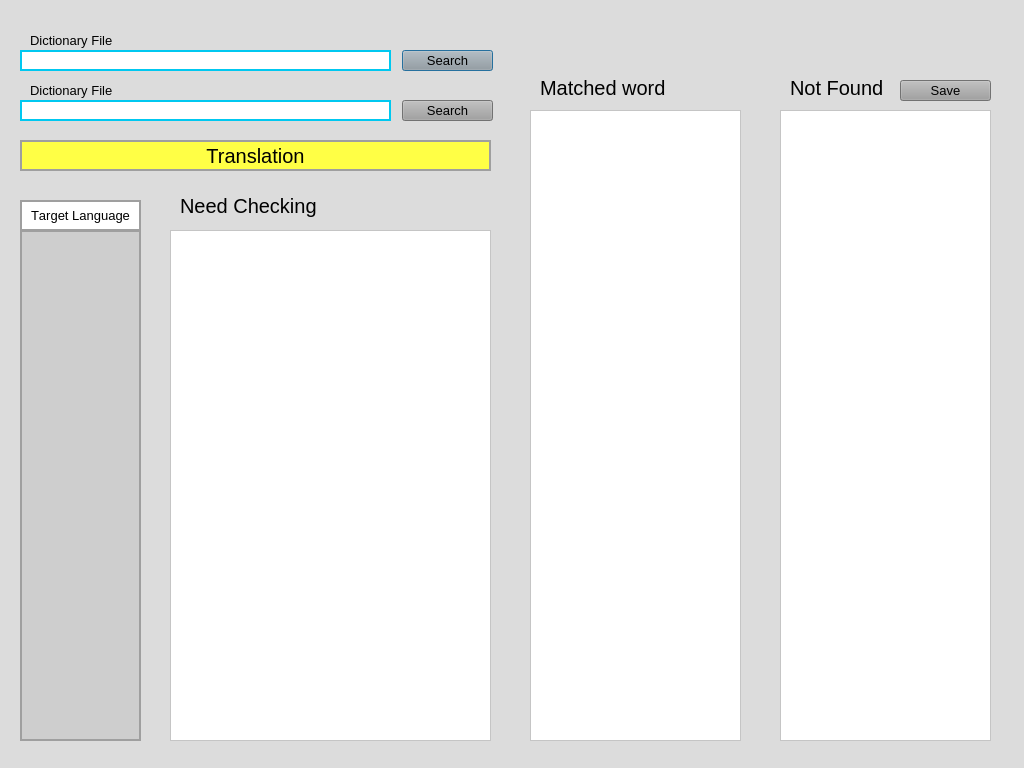
<?xml version="1.0" encoding="UTF-8"?>
<ui version="4.0">
 <class>Dialog</class>
 <widget class="QDialog" name="Dialog">
  <property name="geometry">
   <rect>
    <x>0</x>
    <y>0</y>
    <width>1024</width>
    <height>768</height>
   </rect>
  </property>
  <property name="font">
   <font>
    <kerning>false</kerning>
   </font>
  </property>
  <property name="windowTitle">
   <string>Dialog</string>
  </property>
  <property name="styleSheet">
   <string notr="true">background-color:rgb(220, 220, 220);</string>
  </property>
  <widget class="QPushButton" name="di_search">
   <property name="geometry">
    <rect>
     <x>402</x>
     <y>50</y>
     <width>91</width>
     <height>21</height>
    </rect>
   </property>
   <property name="font">
    <font>
     <pointsize>10</pointsize>
    </font>
   </property>
   <property name="styleSheet">
    <string notr="true">background-color:rgb(159, 159, 159);</string>
   </property>
   <property name="text">
    <string>Search</string>
   </property>
  </widget>
  <widget class="QLineEdit" name="dictionary_line">
   <property name="geometry">
    <rect>
     <x>20</x>
     <y>50</y>
     <width>371</width>
     <height>21</height>
    </rect>
   </property>
   <property name="styleSheet">
    <string notr="true">background-color:rgb(255, 255, 255);
border: 2px solid rgb(0, 200, 240);
</string>
   </property>
  </widget>
  <widget class="QLabel" name="label">
   <property name="geometry">
    <rect>
     <x>30</x>
     <y>30</y>
     <width>111</width>
     <height>20</height>
    </rect>
   </property>
   <property name="font">
    <font>
     <pointsize>10</pointsize>
    </font>
   </property>
   <property name="text">
    <string>Dictionary File</string>
   </property>
   <property name="textFormat">
    <enum>Qt::AutoText</enum>
   </property>
   <property name="scaledContents">
    <bool>false</bool>
   </property>
  </widget>
  <widget class="QLabel" name="label_2">
   <property name="geometry">
    <rect>
     <x>30</x>
     <y>80</y>
     <width>111</width>
     <height>21</height>
    </rect>
   </property>
   <property name="font">
    <font>
     <pointsize>10</pointsize>
    </font>
   </property>
   <property name="text">
    <string>Dictionary File</string>
   </property>
   <property name="textFormat">
    <enum>Qt::AutoText</enum>
   </property>
   <property name="scaledContents">
    <bool>false</bool>
   </property>
  </widget>
  <widget class="QPushButton" name="xml_search">
   <property name="geometry">
    <rect>
     <x>402</x>
     <y>100</y>
     <width>91</width>
     <height>21</height>
    </rect>
   </property>
   <property name="font">
    <font>
     <pointsize>10</pointsize>
    </font>
   </property>
   <property name="styleSheet">
    <string notr="true">background-color:rgb(159, 159, 159);</string>
   </property>
   <property name="text">
    <string>Search</string>
   </property>
  </widget>
  <widget class="QLineEdit" name="xml_line">
   <property name="geometry">
    <rect>
     <x>20</x>
     <y>100</y>
     <width>371</width>
     <height>21</height>
    </rect>
   </property>
   <property name="styleSheet">
    <string notr="true">background-color:rgb(255, 255, 255);
border: 2px solid rgb(0, 200, 240);
</string>
   </property>
  </widget>
  <widget class="QListView" name="listView">
   <property name="geometry">
    <rect>
     <x>20</x>
     <y>230</y>
     <width>121</width>
     <height>511</height>
    </rect>
   </property>
   <property name="styleSheet">
    <string notr="true">background-color:rgb(206, 206, 206);
border: 2px solid rgb(159,159,159);</string>
   </property>
  </widget>
  <widget class="QTableView" name="tableView">
   <property name="geometry">
    <rect>
     <x>780</x>
     <y>110</y>
     <width>211</width>
     <height>631</height>
    </rect>
   </property>
   <property name="styleSheet">
    <string notr="true">background-color:rgb(255, 255, 255);</string>
   </property>
  </widget>
  <widget class="QTableView" name="tableView_2">
   <property name="geometry">
    <rect>
     <x>530</x>
     <y>110</y>
     <width>211</width>
     <height>631</height>
    </rect>
   </property>
   <property name="styleSheet">
    <string notr="true">background-color:rgb(255, 255, 255);</string>
   </property>
  </widget>
  <widget class="QTableView" name="tableView_3">
   <property name="geometry">
    <rect>
     <x>170</x>
     <y>230</y>
     <width>321</width>
     <height>511</height>
    </rect>
   </property>
   <property name="styleSheet">
    <string notr="true">background-color:rgb(255, 255, 255);</string>
   </property>
  </widget>
  <widget class="QLabel" name="label_3">
   <property name="geometry">
    <rect>
     <x>790</x>
     <y>80</y>
     <width>141</width>
     <height>16</height>
    </rect>
   </property>
   <property name="font">
    <font>
     <pointsize>15</pointsize>
     <weight>50</weight>
     <bold>false</bold>
    </font>
   </property>
   <property name="styleSheet">
    <string notr="true"/>
   </property>
   <property name="text">
    <string>Not Found</string>
   </property>
  </widget>
  <widget class="QLabel" name="label_4">
   <property name="geometry">
    <rect>
     <x>540</x>
     <y>80</y>
     <width>141</width>
     <height>16</height>
    </rect>
   </property>
   <property name="font">
    <font>
     <pointsize>15</pointsize>
     <weight>50</weight>
     <bold>false</bold>
    </font>
   </property>
   <property name="text">
    <string>Matched word</string>
   </property>
  </widget>
  <widget class="QLabel" name="label_5">
   <property name="geometry">
    <rect>
     <x>180</x>
     <y>190</y>
     <width>141</width>
     <height>31</height>
    </rect>
   </property>
   <property name="font">
    <font>
     <pointsize>15</pointsize>
     <weight>50</weight>
     <bold>false</bold>
    </font>
   </property>
   <property name="text">
    <string>Need Checking</string>
   </property>
  </widget>
  <widget class="QLabel" name="label_6">
   <property name="geometry">
    <rect>
     <x>20</x>
     <y>200</y>
     <width>121</width>
     <height>31</height>
    </rect>
   </property>
   <property name="font">
    <font>
     <pointsize>10</pointsize>
     <kerning>false</kerning>
    </font>
   </property>
   <property name="styleSheet">
    <string notr="true">background-color:rgb(255, 255, 255);
border: 2px solid rgb(159,159,159);</string>
   </property>
   <property name="text">
    <string>Target Language</string>
   </property>
   <property name="alignment">
    <set>Qt::AlignCenter</set>
   </property>
  </widget>
  <widget class="QPushButton" name="pushButton_3">
   <property name="geometry">
    <rect>
     <x>900</x>
     <y>80</y>
     <width>91</width>
     <height>21</height>
    </rect>
   </property>
   <property name="font">
    <font>
     <pointsize>10</pointsize>
    </font>
   </property>
   <property name="styleSheet">
    <string notr="true">background-color:rgb(159, 159, 159);</string>
   </property>
   <property name="text">
    <string>Save</string>
   </property>
  </widget>
  <widget class="QPushButton" name="pushButton_4">
   <property name="geometry">
    <rect>
     <x>20</x>
     <y>140</y>
     <width>471</width>
     <height>31</height>
    </rect>
   </property>
   <property name="font">
    <font>
     <pointsize>15</pointsize>
    </font>
   </property>
   <property name="styleSheet">
    <string notr="true">background-color:rgb(255, 255, 69);
border: 2px solid rgb(159,159,159);
</string>
   </property>
   <property name="text">
    <string>Translation</string>
   </property>
  </widget>
 </widget>
 <resources/>
 <connections/>
</ui>
